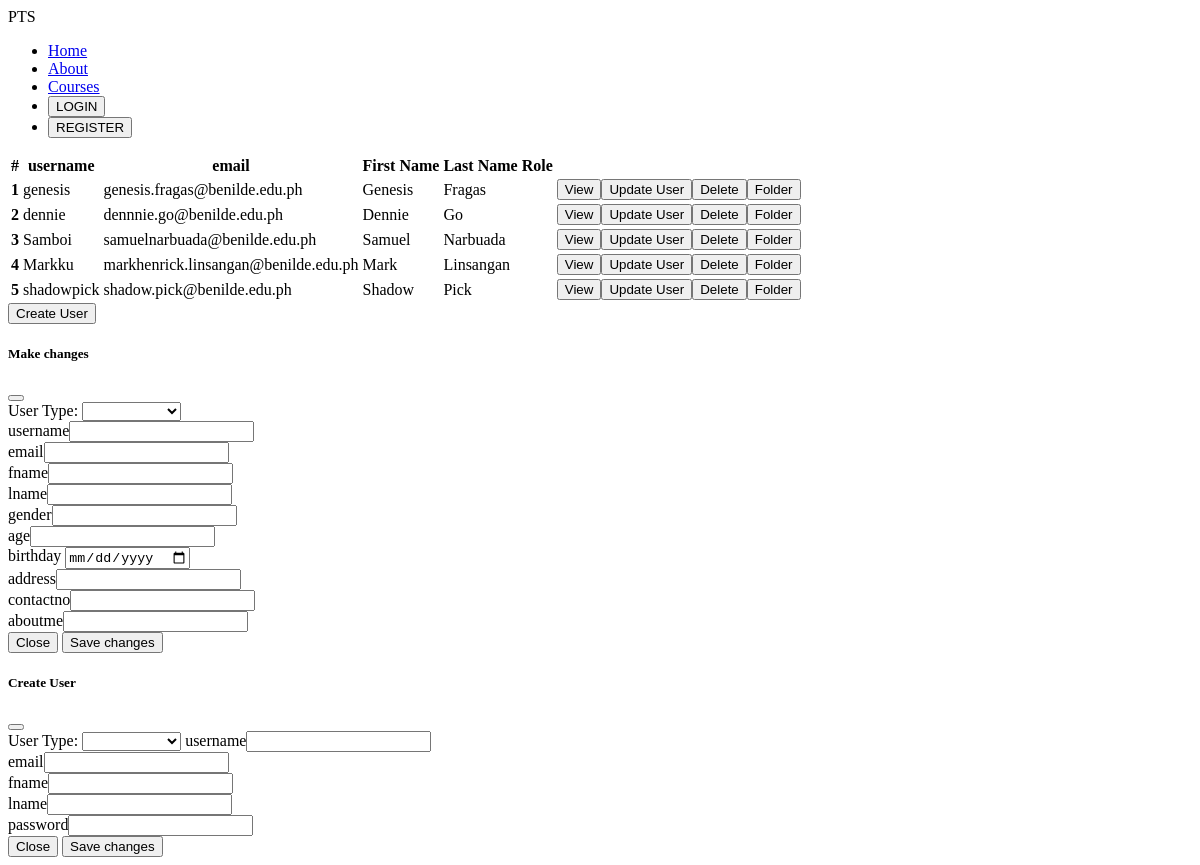
Screenshot of /public/accountManagement.php (signed in) with the database file from the repository.
### tables this page shows
CREATE TABLE Users (
  userID int AUTO_INCREMENT,
  username char(64) DEFAULT NULL,
  email char(64) DEFAULT NULL,
  password char(200) DEFAULT NULL,
  firstname char(64) DEFAULT NULL,
  lastName char(64) DEFAULT NULL,
  roleID int NOT NULL,
  active tinyint(1) DEFAULT 0,
  activation_code varchar(255) NOT NULL,
  activation_expiry datetime NOT NULL,
  activated_at datetime DEFAULT NULL,
  created_at timestamp NOT NULL DEFAULT current_timestamp(),
  updated_at datetime DEFAULT current_timestamp() ON UPDATE current_timestamp(),
  PRIMARY KEY (userID)
);

### src/libs/titlehelper.php (called while the page is built, shortened)
<?php
function view(string $filename, array $data = []): void
{
    require_once __DIR__ . '/../inc/' . $filename . '.php';
}
function error_class(array $errors, string $field): string
{
    return isset($errors[$field]) ? 'error' : '';
}
function session_flash(...$keys): array
{
    $data = [];
    foreach ($keys as $key) {
        if (isset($_SESSION[$key])) {
            $data[] = $_SESSION[$key];
            unset($_SESSION[$key]);
        } else {
            $data[] = [];
        }
    }
    return $data;
}

### src/libs/connection.php (called while the page is built, shortened)
<?php
function db(): PDO
{
    static $pdo;
    if (!$pdo) {
        return new PDO(
            sprintf("mysql:host=%s;dbname=%s;charset=UTF8", DB_HOST, DB_NAME),
            DB_USER,
            DB_PASSWORD,
            [PDO::ATTR_ERRMODE => PDO::ERRMODE_EXCEPTION]
        );
    }
    return $pdo;
}

### src/inc/auth.php (called while the page is built, shortened)
<?php
function get_db_Options(string $tableName, string $optionVal, string $optionName) {
    $option_list = '';
    $sql = "SELECT * FROM `$tableName`";
    $statement = db()->prepare($sql);
    $statement->execute();
    while($data=  $statement->fetchAll(PDO::FETCH_ASSOC)) {
        $option_list = $data;
    }
    return $option_list;
 }

### src/loggedin/accountManagement.php (called while the page is built)
<?php
$inputs = [];
$errors = [];
$tableNAme ='users';
$optionVal ='roleID';
$optionName ='roleType';
$option_list = get_db_Options($tableNAme , $optionVal, $optionName);
$tableNAme2 ='userroles';
$optionVal2 ='roleID';
$optionName2 ='roleType';
$option_list2 = get_db_Options($tableNAme2 , $optionVal2, $optionName2);
if (is_post_request()) {
    [$inputs, $errors] = filter($_POST, [
        'username' => 'string | required',
        'email' => 'string | required',
        'firstname' => 'string | required',
        'lastName' => 'string | required',
        'gender' => 'string | required',
        'age' => 'string | required | alphanumeric',
        'birthday' => 'string | required',
        'address' => 'string | required',
        'contactno' => 'string | required',
        'aboutme' => 'string | required',
        'usertype' => 'string | required',
        'user_id' => 'string | required',
    ]);
    if ($errors) {
        redirect_with('accountManagement.php', [
            'errors' => $errors
        ]);
    }
    $messages = [
        'usertype' => [
            'required' => 'You need to agree to the term of services to register'
        ]
    ];
    if(update_user_Profile($inputs['user_id'], $inputs['email'], $inputs['username'],  $inputs['firstname'], $inputs['lastName'], $inputs['usertype'],
    $inputs['gender'],  $inputs['age'],  $inputs['birthday'], $inputs['address'], $inputs['contactno'], $inputs['aboutme']
    )){
        $errors['accountMGT'] = 'User account has been Edited';
        sleep(3);
        redirect_with('accountManagement.php', [
            'errors' => $errors,
            'inputs' => $inputs
        ]);
    }else{
        $errors['accountMGT'] = 'NO workey';
        redirect_with('accountManagement.php', [
            'errors' => $errors,
            'inputs' => $inputs
        ]);
    }
} else if (is_get_request()) {
    [$inputs, $errors] = session_flash('inputs', 'errors');
}

### public/accountManagement.php (the view, shortened to what this page needs)
<?php
require __DIR__ . '/../src/loggedin/accountManagement.php';
view('header', ['title' => 'Account Manage']) ?>
<div>
<table class="table">
  <thead>
    <tr>
      <th scope="col">#</th>
      <th scope="col">username</th>
      <th scope="col">email</th>
      <th scope="col">First Name</th>
      <th scope="col">Last Name</th>
      <th scope="col">Role</th>
    </tr>
  </thead>
  <tbody>
    <?php
            foreach($option_list as $options)
            {
                echo "<tr>";
                echo '<th scope="row">'.$options['userID'].'</th>';
                echo '<td>'. $options['username'] .'</td>';
                echo '<td>'. $options['email'] .'</td>';
                echo '<td>'. $options['firstname'] .'</td>';
                echo '<td>'. $options['lastName'] .'</td>';
                echo '<td>'. convert_roleID2Type($options['roleID'])  .'</td>';
                echo '<td>';
                  echo '<button class="btn" src="../static/select.png"><i class="fa fa-bars"></i> View</button>';
                  echo '<button class="btn" data-bs-toggle="modal" data-bs-target="#modal" onclick ="UpdateStatus('.$options['userID'].')" src="../static/delete-user.png"><i class="fa fa-trash"></i> Update User</button>';
                  echo '<button class="btn" onclick ="deleteUser('.$options['userID'].')" src="../static/editing.png"><i class="fa fa-close"></i> Delete</button>';
                  echo '<button class="btn" ><i class="fa fa-folder"></i> Folder</button></td>';
                echo '</tr>';
            }
        ?>
  </tbody>
</table>
<button data-bs-toggle="modal" data-bs-target="#modalCreate">Create User</button>
</div>
<div class="modal fade" id="modal" tabindex="-1" aria-labelledby="modalLabelView" aria-hidden="true">
  <div class="modal-dialog">
    <div class="modal-content">
      <div class="modal-header">
        <h5 class="modal-title" id="modalLabelView">Make changes</h5>
        <button type="button" class="btn-close" data-bs-dismiss="modal" aria-label="Close"></button>
      </div>
      <div class="modal-body">
            <form id="form" action="accountManagement.php" method="post">
            <label for="usertype">User Type:</label>
            <select name="usertype" id="usertype"  class="<?= error_class($errors, 'usertype') ?>"required>
            <option value=""></option>
            <?php
            foreach($option_list2 as $options2)
            {
                echo '<option value="'.$options2[$optionVal2].'">'.$options2[$optionName2].'</option>';
            }
            ?>
            </select>
            <small><?= $errors['usertype'] ?? '' ?></small><br>
            username<input type="text" name="username" id="username" value=""
            class="<?= error_class($errors, 'username') ?>">
            <small><?= $errors['username'] ?? '' ?></small><br>
            email<input type="email" name="email" id="email" value=""
            class="<?= error_class($errors, 'email') ?>">
            <small><?= $errors['email'] ?? '' ?></small><br>
            fname<input type="text" name="firstname" id="firstname" value=""
            class="<?= error_class($errors, 'firstname') ?>">
            <small><?= $errors['firstname'] ?? '' ?></small><br>
            lname<input type="text" name="lastName" id="lastName" value=""
            class="<?= error_class($errors, 'lastName') ?>">
            <small><?= $errors['lastName'] ?? '' ?></small><br>
            gender<input type="text" name="gender" id="gender" value=""
            class="<?= error_class($errors, 'gender') ?>">
            <small><?= $errors['gender'] ?? '' ?></small><br>
            age<input type="text" name="age" id="age" value=""
            class="<?= error_class($errors, 'age') ?>">
            <small><?= $errors['age'] ?? '' ?></small><br>
            <label for="birthday">birthday</label>
            <input type="date" name="birthday" id="birthday"type="date" value=""
            class="<?= error_class($errors, 'birthday') ?>">
            <small><?= $errors['birthday'] ?? '' ?></small><br>
            address<input type="text" name="address" id="address" value=""
            class="<?= error_class($errors, 'address') ?>">
            <small><?= $errors['address'] ?? '' ?></small><br>
            contactno<input type="text" name="contactno" id="contactno" value=""
            class="<?= error_class($errors, 'contactno') ?>">
            <small><?= $errors['contactno'] ?? '' ?></small><br>
            aboutme<input type="text" name="aboutme" id="aboutme" value=""
            class="<?= error_class($errors, 'aboutme') ?>">
            <small><?= $errors['aboutme'] ?? '' ?></small><br>
            </form>
      </div>
      <div class="modal-footer">
        <button type="button" class="btn btn-secondary" data-bs-dismiss="modal">Close</button>
        <button type="submit" form="form" class="btn btn-primary">Save changes</button>
      </div>
    </div>
  </div>
</div>
<div class="modal fade" id="modalCreate" tabindex="-2" aria-labelledby="modalLavelCreate" aria-hidden="true">
  <div class="modal-dialog">
    <div class="modal-content">
      <div class="modal-header">
        <h5 class="modal-title" id="modalLavelCreate">Create User</h5>
        <button type="button" class="btn-close" data-bs-dismiss="#modalCreate" aria-label="Close"></button>
      </div>
      <div class="modal-body">
            <form id="form" name="createForm" action="accountManagement.php" method="post">
            <label for="usertype">User Type:</label>
            <select name="usertype" id="usertype"  class="<?= error_class($errors, 'usertype') ?>"required>
            <option value=""></option>
            <?php
            foreach($option_list2 as $options2)
            {
                echo '<option value="'.$options2[$optionVal2].'">'.$options2[$optionName2].'</option>';
            }
            ?>
            </select>
            username<input type="text" name="username" id="username" value=""><br>
            email<input type="email" name="email" id="email" value=""><br>
            fname<input type="text" name="firstname" id="firstname" value=""><br>
            lname<input type="text" name="lastName" id="lastName" value=""><br>
            password<input type="text" name="password" id="password" value=""><br>
            </form>
      </div>
      <div class="modal-footer">
        <button type="button" class="btn btn-secondary" data-bs-dismiss="#modalCreate">Close</button>
        <button onclick="createUser()" class="btn btn-primary">Save changes</button>
      </div>
    </div>
  </div>
</div>

### src/inc/header.php (shortened to what this page needs)
<!DOCTYPE html>
<html lang="en">
<head>
    <link rel="stylesheet" type="text/css" href="<?= 'http://'. $_SERVER['HTTP_HOST'] . '/PTS-thesis/public/css/grid.css'?>">
    <link rel="stylesheet" type="text/css" href="/public/css/ionicons.min.css">
</head>
<body>
    <header>
        <nav>
            <div class="row">
                <div class="logo">PTS</div>
                <ul class="main-nav">
                    <li><a href="#">Home</a></li>
                    <li><a href="#">About</a></li>
                    <li><a href="#">Courses</a></li>
                    <li><button class="btn btn-nav btn-full">LOGIN</button></li>
                    <li><button class="btn btn-nav btn-nav-ghost btn-ghost">REGISTER</button></li>
                </ul>
            </div>
        </nav>
    </header>
<main>

### public/css/grid.css (style rules this page uses)
.row { zoom: 1; }
.row:before, .row:after { content:""; display:table; }
.row:after { clear:both; }

### rows the page displays
users: userID "1", username "genesis", email "genesis.fragas@benilde.edu.ph", firstname "Genesis", lastName "Fragas"
users: userID "2", username "dennie", email "dennnie.go@benilde.edu.ph", firstname "Dennie", lastName "Go"
users: userID "3", username "Samboi", email "samuelnarbuada@benilde.edu.ph", firstname "Samuel", lastName "Narbuada"
users: userID "4", username "Markku", email "markhenrick.linsangan@benilde.edu.ph", firstname "Mark", lastName "Linsangan"
users: userID "5", username "shadowpick", email "shadow.pick@benilde.edu.ph", firstname "Shadow", lastName "Pick"
